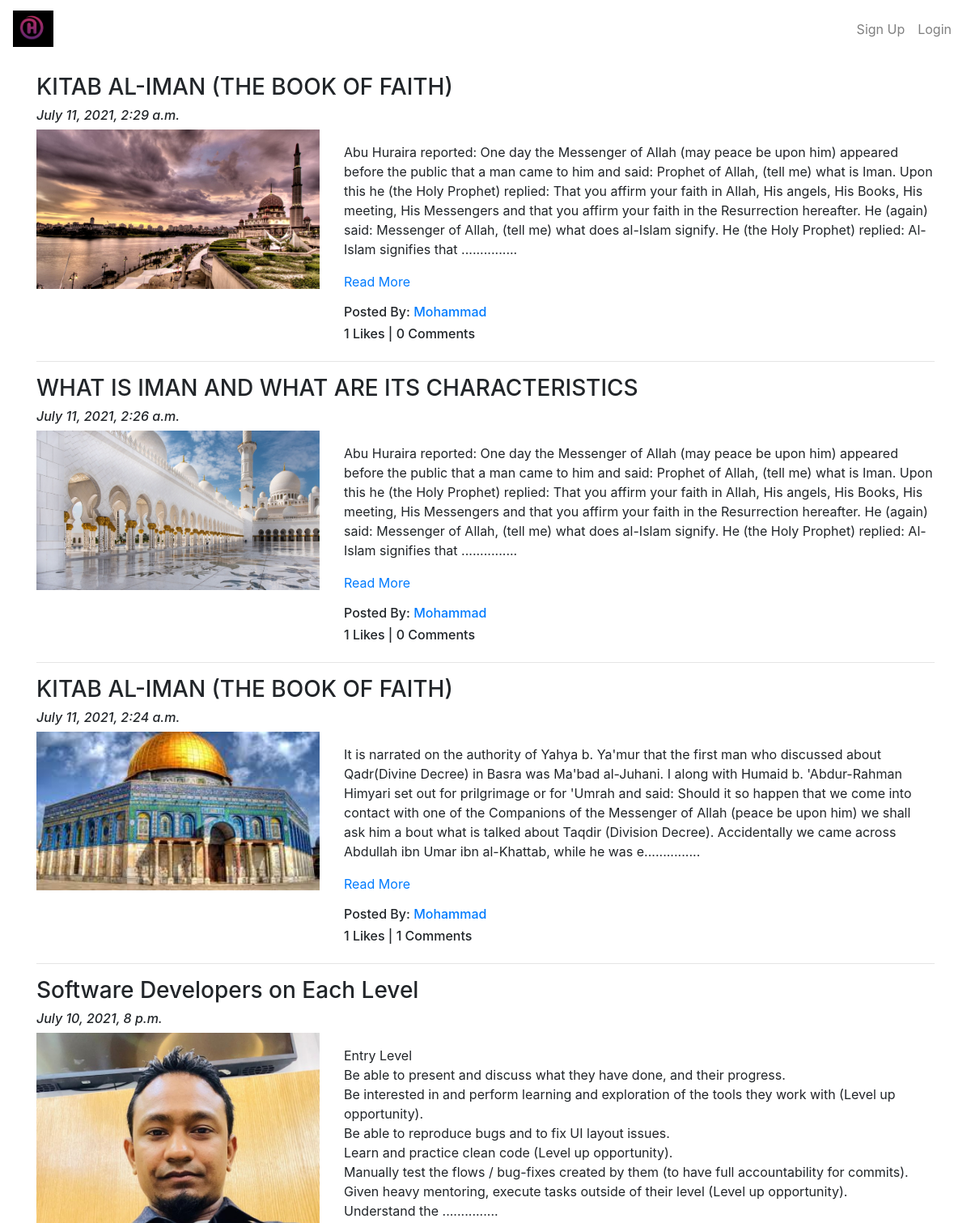
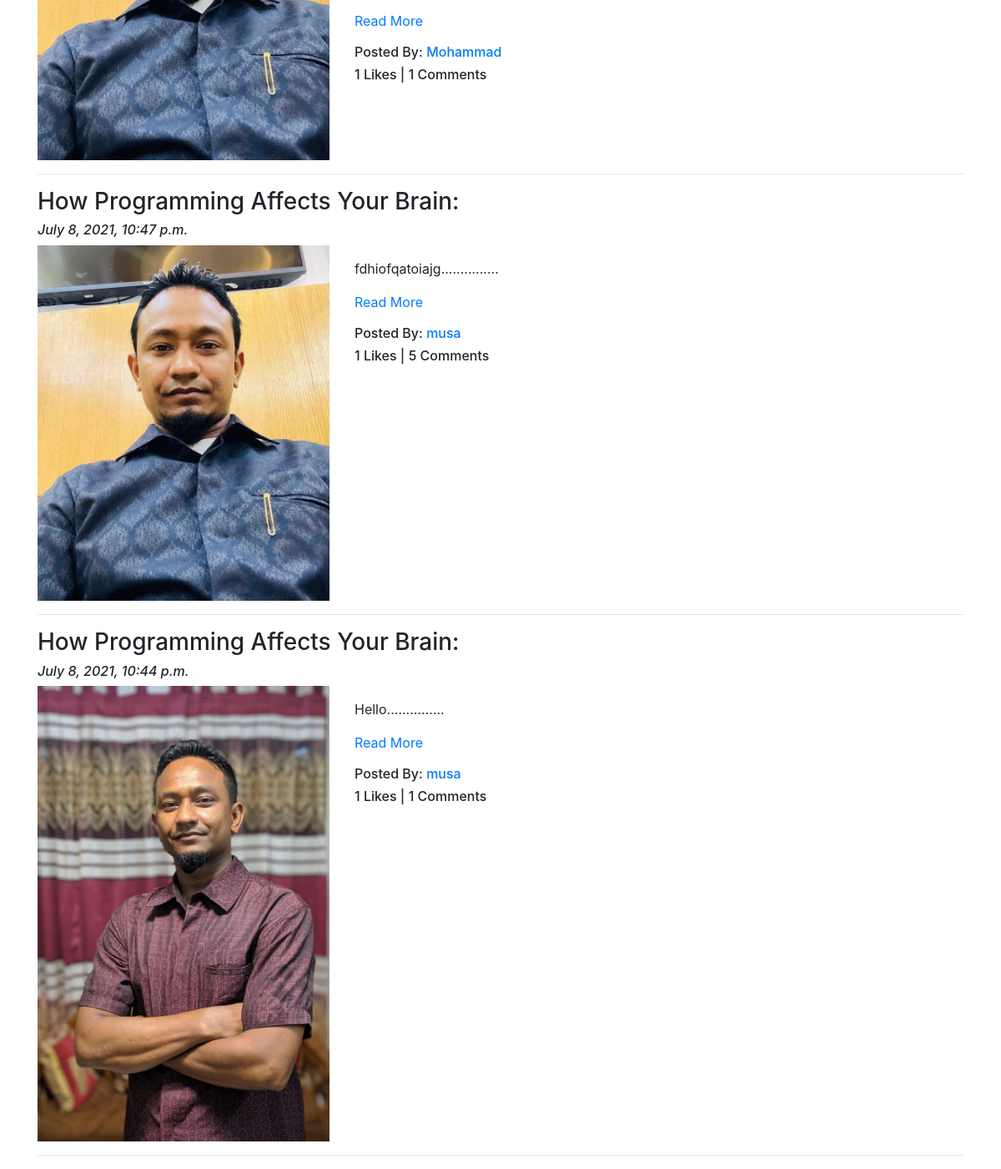
Screenshot of /blog/ with the database file from the repository (2 pictures, top to bottom).
### App_Blog/models.py (models this page shows, shortened)
class Blog(models.Model):
    author = models.ForeignKey(User, on_delete=models.CASCADE, related_name='post_author')
    blog_title = models.CharField(max_length=100, verbose_name="Put a Title")
    slug = models.SlugField(max_length=100, unique=True)
    blog_content = models.TextField(verbose_name="What is on your mind?")
    blog_image = models.ImageField(upload_to= 'blog_images', verbose_name='Image')
    publish_date = models.DateTimeField(auto_now_add=True)
    update_date = models.DateTimeField(auto_now=True)
    class Meta:
        ordering = ['-publish_date',]

### App_Blog/views.py (the view)
# urls.py: path('', views.BlogList.as_view(), name='blog_list'),
class BlogList(ListView):
    context_object_name = 'blogs'
    model = Blog
    template_name = 'App_Blog/blog_list.html'

### App_Blog/templatetags/custom_filters.py (called while the page is built)
def range_filter(value):
    return value[0:500] + "..............."

### templates/App_Blog/blog_list.html (shortened to what this page needs)
{% extends 'base.html' %}
{% load custom_filters %}
{% block body_block %}
{% for blog in blogs %}
<h3> {{blog.blog_title}}</h3>
<h6><i>{{blog.publish_date}}</i></h6>
<div class="row">
  <div class="col-sm-4">
    <img src="/media/{{blog.blog_image}}" alt="{{blog.blog_title}}" title="{{blog.blog_img}}" width="100%">
  </div>
  <div class="col-sm-8">
    <p>{{blog.blog_content|range_filter|linebreaks}}<a href="{% url 'App_Blog:blog_details' slug=blog.slug %}"> Read More </a></p>
    <h6>Posted By: <a href="#">{{blog.author}}</a></h6>
    <h6>{{blog.liked_blog.count}} Likes | {{blog.blog_comment.count }} Comments </h6>
  </div>
</div>
<hr>
{% endfor %}
{% endblock %}

### templates/base.html (shortened to what this page needs)
<!doctype html>
<html lang="en">
{% load static %}
<head>
  <link rel="stylesheet" href="{% static "css/mystyle.css" %}">
  <link rel="stylesheet" href="https://maxcdn.bootstrapcdn.com/bootstrap/4.0.0/css/bootstrap.min.css">
  <link href="https://maxcdn.bootstrapcdn.com/font-awesome/4.7.0/css/font-awesome.min.css" rel="stylesheet">
</head>
<body>
  <nav class="navbar navbar-expand-lg navbar-light">
    <a class="navbar-brand" href="{% url 'index' %}"><img src="/media/logoh.jpg" width="50px"></a>
    <ul class="navbar-nav ml-auto">
      {% if user.is_authenticated %}
      <li class="nav-item">
        <a class="nav-link active" href="{% url 'App_Login:signup' %}">KALIMAH TAYYIBH</a>
      </li>
      <li class="nav-item">
        <a class="nav-link" href="{% url 'App_Login:signup' %}">SALAH</a>
      </li>
      <li class="nav-item">
        <a class="nav-link" href="{% url 'App_Login:signup' %}">ILM AND DHIKR</a>
      </li>
      <li class="nav-item">
        <a class="nav-link" href="{% url 'App_Login:signup' %}">IKRAM-UL-MUSLIM</a>
      </li>
      <li class="nav-item">
        <a class="nav-link" href="{% url 'App_Login:signup' %}">IKHLAS</a>
      </li>
      <li class="nav-item">
        <a class="nav-link" href="{% url 'App_Login:signup' %}">DA'WAT</a>
      </li>
      <div class="nav-item dropdown">
        <a class="nav-link dropdown-toggle" href="#" id="navbardrop" data-toggle="dropdown">
          {{user.username}}
        </a>
        <div class="dropdown-menu p-0">
          <a class="dropdown-item" href="{% url 'App_Blog:create_blog' %}">Write Blog</a>
          <a class="dropdown-item" href="{% url 'App_Blog:my_blogs' %}">My Blogs</a>
          <a class="dropdown-item" href="{% url 'App_Login:profile' %}">Your Profile</a>
          <hr>
          <a class="dropdown-item" href="{% url 'App_Login:logout' %}">Logout</a>
        </div>
      </div>
      {% else %}
      <li class="nav-item">
        <a class="nav-link" href="{% url 'App_Login:signup' %}">Sign Up</a>
      </li>
      <li class="nav-item">
        <a class="nav-link" href="{% url 'App_Login:login' %}">Login</a>
      </li>
      {% endif %}
    </ul>
  </nav>
  <div class="container" style="padding-top:20px">
    {% block body_block %}
    {% endblock %}
  </div>
</body>
</html>

### rows the page displays
Blog: blog_title "KITAB AL-IMAN (THE BOOK OF FAITH)", publish_date "July 11, 2021, 2:29 a.m.", blog_image (picture), blog_content|range_filter "Abu Huraira reported: One day the Messenger of Allah (may peace be upon him) appeared before the public that a man came to him and said: Prophet of Allah, (tell me) what is Iman. Upon this he (the Holy Prophet) replied: That you affirm your faith in Allah, His angels, His Books, His meeting, His Messengers and that you affirm your faith in the Resurrection hereafter. He (again) said: Messenger of Allah, (tell me) what does al-Islam signify. He (the Holy Prophet) replied: Al-Islam signifies that ...............", author "Mohammad", liked_blog.count "1", blog_comment.count "0"
Blog: blog_title "WHAT IS IMAN AND WHAT ARE ITS CHARACTERISTICS", publish_date "July 11, 2021, 2:26 a.m.", blog_image (picture), blog_content|range_filter "Abu Huraira reported: One day the Messenger of Allah (may peace be upon him) appeared before the public that a man came to him and said: Prophet of Allah, (tell me) what is Iman. Upon this he (the Holy Prophet) replied: That you affirm your faith in Allah, His angels, His Books, His meeting, His Messengers and that you affirm your faith in the Resurrection hereafter. He (again) said: Messenger of Allah, (tell me) what does al-Islam signify. He (the Holy Prophet) replied: Al-Islam signifies that ...............", author "Mohammad", liked_blog.count "1", blog_comment.count "0"
Blog: blog_title "KITAB AL-IMAN (THE BOOK OF FAITH)", publish_date "July 11, 2021, 2:24 a.m.", blog_image (picture), blog_content|range_filter "It is narrated on the authority of Yahya b. Ya'mur that the first man who discussed about Qadr(Divine Decree) in Basra was Ma'bad al-Juhani. I along with Humaid b. 'Abdur-Rahman Himyari set out for prilgrimage or for 'Umrah and said: Should it so happen that we come into contact with one of the Companions of the Messenger of Allah (peace be upon him) we shall ask him a bout what is talked about Taqdir (Division Decree). Accidentally we came across Abdullah ibn Umar ibn al-Khattab, while he was e...............", author "Mohammad", liked_blog.count "1", blog_comment.count "1"
Blog: blog_title "Software Developers on Each Level", publish_date "July 10, 2021, 8 p.m.", blog_image (picture), blog_content|range_filter "Entry Level Be able to present and discuss what they have done, and their progress. Be interested in and perform learning and exploration of the tools they work with (Level up opportunity). Be able to reproduce bugs and to fix UI layout issues. Learn and practice clean code (Level up opportunity). Manually test the flows / bug-fixes created by them (to have full accountability for commits). Given heavy mentoring, execute tasks outside of their level (Level up opportunity). Understand the ...............", author "Mohammad", liked_blog.count "1", blog_comment.count "1"
Blog: blog_title "How Programming Affects Your Brain:", publish_date "July 8, 2021, 10:47 p.m.", blog_image (picture), blog_content|range_filter "fdhiofqatoiajg...............", author "musa", liked_blog.count "1", blog_comment.count "5"
Blog: blog_title "How Programming Affects Your Brain:", publish_date "July 8, 2021, 10:44 p.m.", blog_image (picture), blog_content|range_filter "Hello...............", author "musa", liked_blog.count "1", blog_comment.count "1"
